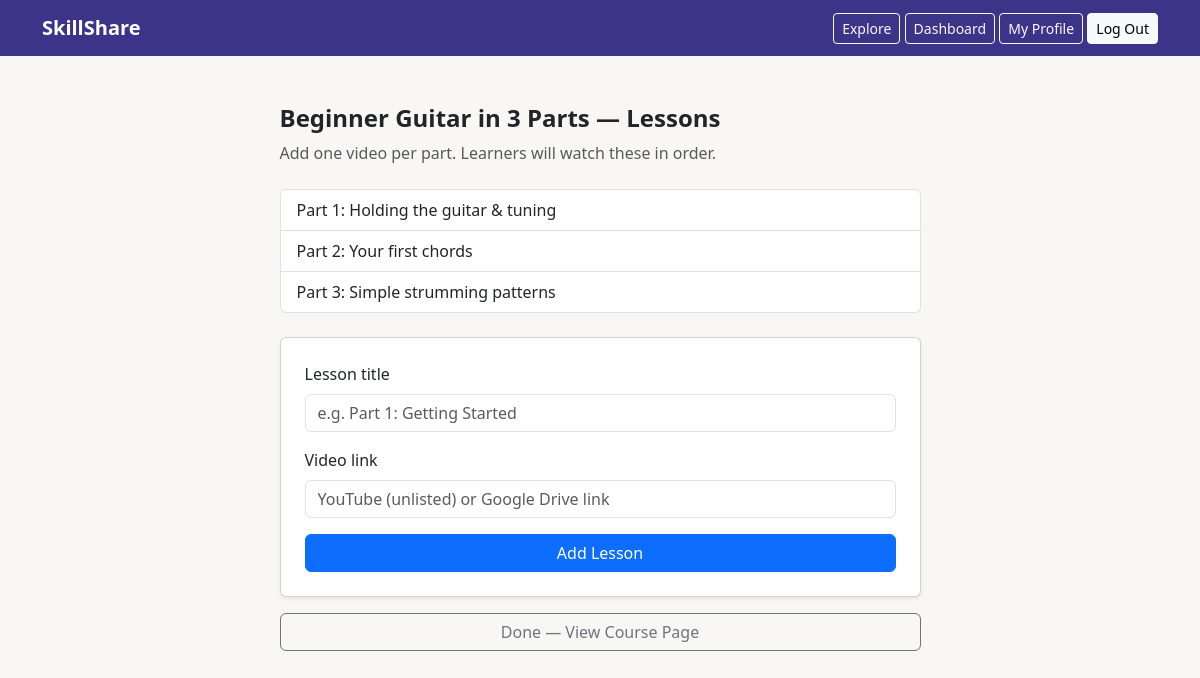
The app's page /offers/3/lessons (signed in) with its own data.
### models.py (models this page shows, shortened)
class Offer(db.Model):
    id = db.Column(db.Integer, primary_key=True)
    teacher_id = db.Column(db.Integer, db.ForeignKey("user.id"), nullable=False)
    skill_id = db.Column(db.Integer, db.ForeignKey("skill.id"), nullable=False)
    title = db.Column(db.String(150), nullable=False)
    description = db.Column(db.Text, nullable=True)
    level = db.Column(db.String(20), nullable=False)
    max_attendees = db.Column(db.Integer, default=10)
    status = db.Column(db.String(20), default="open")
    format = db.Column(db.String(20), default="live")  # "live" or "recorded"
    teacher = db.relationship("User", backref="offers")
    skill = db.relationship("Skill", backref="offers")

class Lesson(db.Model):
    id = db.Column(db.Integer, primary_key=True)
    offer_id = db.Column(db.Integer, db.ForeignKey("offer.id"), nullable=False)
    title = db.Column(db.String(150), nullable=False)
    video_url = db.Column(db.String(300), nullable=False)
    order = db.Column(db.Integer, default=0)  # controls playback/display order
    offer = db.relationship("Offer", backref="lessons")

### app.py (the view, shortened to what this page needs)
@app.route("/offers/<int:offer_id>/lessons", methods=["GET", "POST"])
@login_required
def manage_lessons(offer_id):
    offer = Offer.query.get_or_404(offer_id)
    if offer.teacher_id != current_user.id:
        flash("Only the teacher who posted this offer can manage lessons.")
        return redirect(url_for("offer_detail", offer_id=offer.id))
    if offer.format != "recorded":
        flash("This offer isn't a recorded course.")
        return redirect(url_for("offer_detail", offer_id=offer.id))
    sorted_lessons = sorted(offer.lessons, key=lambda l: l.order)
    return render_template("manage_lessons.html", offer=offer, lessons=sorted_lessons)

### app.py (called while the page is built)
@login_manager.user_loader
def load_user(user_id):
    return User.query.get(int(user_id))

### templates/manage_lessons.html (shortened to what this page needs)
{% extends "base.html" %}
{% block content %}
<div class="row justify-content-center">
    <div class="col-md-7">
        <h4 class="fw-bold mt-4">{{ offer.title }} — Lessons</h4>
        <p class="text-muted mb-4">Add one video per part. Learners will watch these in order.</p>
        {% if lessons %}
            <ul class="list-group mb-4">
                {% for lesson in lessons %}
                    <li class="list-group-item">Part {{ loop.index }}: {{ lesson.title }}</li>
                {% endfor %}
            </ul>
        {% else %}
            <p class="text-muted">No lessons yet — add your first one below.</p>
        {% endif %}
        <div class="card shadow-sm">
            <div class="card-body p-4">
                <form method="POST">
                    <div class="mb-3">
                        <label class="form-label">Lesson title</label>
                        <input type="text" name="lesson_title" class="form-control" placeholder="e.g. Part 1: Getting Started" required>
                    </div>
                    <div class="mb-3">
                        <label class="form-label">Video link</label>
                        <input type="url" name="video_url" class="form-control" placeholder="YouTube (unlisted) or Google Drive link" required>
                    </div>
                    <button type="submit" class="btn btn-primary w-100">Add Lesson</button>
                </form>
            </div>
        </div>
        <a href="{{ url_for('offer_detail', offer_id=offer.id) }}" class="btn btn-outline-secondary w-100 mt-3">Done — View Course Page</a>
    </div>
</div>
{% endblock %}

### static/style.css (style rules this page uses)
body { background-color: #f8f7f4; }

### records on screen
Offer: title "Beginner Guitar in 3 Parts"
Lesson: title "Holding the guitar & tuning"
Lesson: title "Your first chords"
Lesson: title "Simple strumming patterns"
